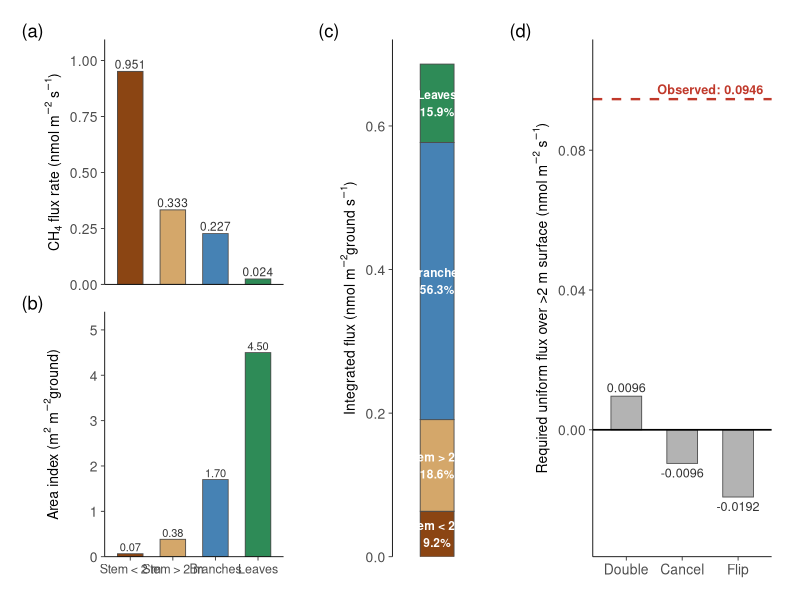
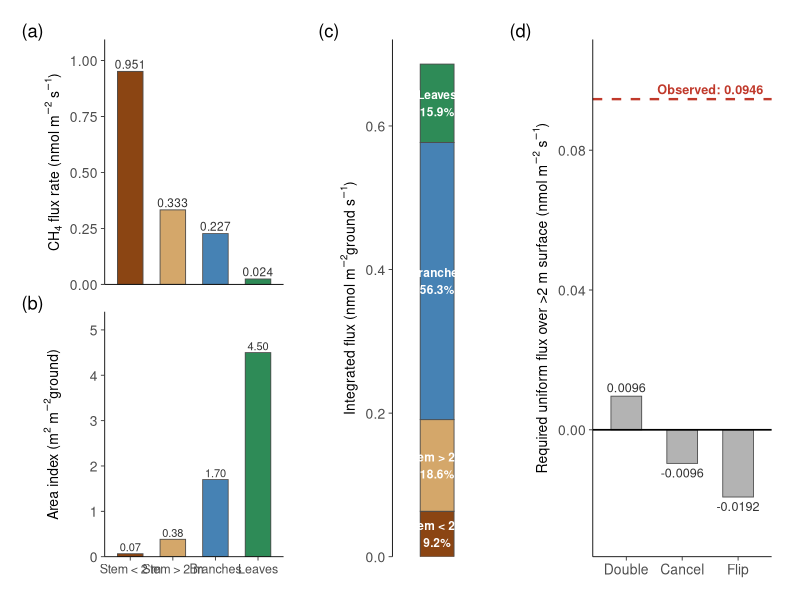

Write the R code that produced these figures, in order.
#!/usr/bin/env Rscript
# =============================================================================
# figure_sensitivity_breakeven.R
#
# Sensitivity analysis: stand-level CH₄ budget with vertical truncation at 2 m.
#
# All areas are expressed per m² ground area using Whittaker & Woodwell (1967)
# surface area indices for a temperate deciduous forest:
#   stem bark   = 0.45 m² / m² ground
#   branch bark = 1.70 m² / m² ground
#   LAI         = 4.5  m² / m² ground
#
# The cone taper model (26 m tree, 40 cm DBH) is used ONLY to partition the
# 0.45 m² of stem bark into below-2m vs above-2m fractions. Branches and
# leaves are entirely above 2 m.
#
# Part 1 — STAND-LEVEL BUDGET
#   Multiply observed per-tissue CH₄ flux rates by literature surface area
#   indices to get integrated flux per m² ground for each compartment:
#     (a) stem < 2 m
#     (b) stem ≥ 2 m
#     (c) branches
#     (d) leaves
#
# Part 2 — BREAK-EVEN THRESHOLDS
#   What uniform average flux rate across ALL >2 m surfaces would be needed to:
#     DOUBLE  — double the <2 m integrated emission
#     CANCEL  — exactly offset the <2 m emission (net = 0)
#     FLIP    — make the stand a net sink equal in magnitude to <2 m source
#
# Output: figure_sensitivity_breakeven.pdf/.png + tables to console
# =============================================================================

library(ggplot2)
library(dplyr)
library(tidyr)
library(patchwork)

# ═══════════════════════════════════════════════════════════════════════════════
# 1. SURFACE AREA INDICES (per m² ground)
# ═══════════════════════════════════════════════════════════════════════════════

# Whittaker & Woodwell (1967) stand-level indices
stem_bark_index   <- 0.45   # m² stem bark  / m² ground
branch_bark_index <- 1.70   # m² branch bark / m² ground
leaf_area_index   <- 4.5    # m² leaf / m² ground

# ── Cone taper model (only used to split stem into <2m / ≥2m) ───────────────
# Representative canopy tree: 26 m tall, 40 cm DBH
tree_height      <- 26      # m
dbh              <- 0.40    # m
dbh_height       <- 1.37    # m
base_radius      <- dbh / 2
height_above_dbh <- tree_height - dbh_height

radius_at <- function(h) {
  pmax(0, base_radius * (tree_height - h) / height_above_dbh)
}

cone_lateral_area <- function(h1, h2) {
  r1 <- radius_at(h1)
  r2 <- radius_at(h2)
  slant <- sqrt((h2 - h1)^2 + (r1 - r2)^2)
  pi * (r1 + r2) * slant
}

# Fraction of stem bark below 2 m (from cone geometry)
total_cone_area <- cone_lateral_area(0, tree_height)
cone_below_2m   <- cone_lateral_area(0, 2)
frac_stem_lt2   <- cone_below_2m / total_cone_area  # ~0.148

# ── Stand-level areas (m² surface per m² ground) ────────────────────────────
A_stem_lt2  <- stem_bark_index * frac_stem_lt2           # stem below 2 m
A_stem_ge2  <- stem_bark_index * (1 - frac_stem_lt2)     # stem above 2 m
A_branch    <- branch_bark_index                          # all branches (>2 m)
A_leaf      <- leaf_area_index                            # all leaves (>2 m)
A_gt2_total <- A_stem_ge2 + A_branch + A_leaf             # total >2 m surface
A_total     <- A_stem_lt2 + A_gt2_total                   # total tree surface

cat("═══════════════════════════════════════════════════════════════════\n")
cat("Stand-level surface areas (m² surface per m² ground)\n")
cat("  Whittaker & Woodwell (1967); cone split at 2 m\n")
cat("═══════════════════════════════════════════════════════════════════\n")
cat(sprintf("  Stem < 2 m:     %.4f  (%4.1f%% of total)\n",
            A_stem_lt2, 100 * A_stem_lt2 / A_total))
cat(sprintf("  Stem ≥ 2 m:     %.4f  (%4.1f%%)\n",
            A_stem_ge2, 100 * A_stem_ge2 / A_total))
cat(sprintf("  Branch bark:    %.4f  (%4.1f%%)\n",
            A_branch, 100 * A_branch / A_total))
cat(sprintf("  Leaf area:      %.4f  (%4.1f%%)\n",
            A_leaf, 100 * A_leaf / A_total))
cat(sprintf("  Total:          %.4f\n", A_total))
cat(sprintf("  Total > 2 m:    %.4f  (%4.1f%%)\n\n",
            A_gt2_total, 100 * A_gt2_total / A_total))

# ═══════════════════════════════════════════════════════════════════════════════
# 2. EMPIRICAL FLUX DATA (Harvard Forest)
# ═══════════════════════════════════════════════════════════════════════════════

dat <- read.csv(file.path("data processing", "goFlux_reprocessing",
                           "results", "canopy_flux_goFlux_compiled.csv"),
                stringsAsFactors = FALSE)

dat <- dat %>%
  filter(!(Species == "bg" & Tree_Tag == 3)) %>%
  mutate(Component = ifelse(Type == "leaf (shaded)", "leaf", Type)) %>%
  filter(!is.na(CH4_best.flux), !is.na(Height_m))

# Per-tissue flux summaries
stem_lt2_dat  <- dat %>% filter(Component == "stem", Height_m < 2)
stem_ge2_dat  <- dat %>% filter(Component == "stem", Height_m >= 2)
branch_dat    <- dat %>% filter(Component == "branch")
leaf_dat      <- dat %>% filter(Component == "leaf")

F_stem_lt2   <- mean(stem_lt2_dat$CH4_best.flux, na.rm = TRUE)
F_stem_ge2   <- mean(stem_ge2_dat$CH4_best.flux, na.rm = TRUE)
F_branch     <- mean(branch_dat$CH4_best.flux, na.rm = TRUE)
F_leaf       <- mean(leaf_dat$CH4_best.flux, na.rm = TRUE)

cat("═══════════════════════════════════════════════════════════════════\n")
cat("Empirical per-tissue CH₄ flux rates (nmol m⁻² s⁻¹)\n")
cat("═══════════════════════════════════════════════════════════════════\n")
cat(sprintf("  Stem <2 m:   mean = %.4f  median = %.4f  (n = %d)\n",
            F_stem_lt2,
            median(stem_lt2_dat$CH4_best.flux, na.rm = TRUE),
            nrow(stem_lt2_dat)))
cat(sprintf("  Stem ≥2 m:   mean = %.4f  median = %.4f  (n = %d)\n",
            F_stem_ge2,
            median(stem_ge2_dat$CH4_best.flux, na.rm = TRUE),
            nrow(stem_ge2_dat)))
cat(sprintf("  Branch:      mean = %.4f  median = %.4f  (n = %d)\n",
            F_branch,
            median(branch_dat$CH4_best.flux, na.rm = TRUE),
            nrow(branch_dat)))
cat(sprintf("  Leaf:        mean = %.4f  median = %.4f  (n = %d)\n\n",
            F_leaf,
            median(leaf_dat$CH4_best.flux, na.rm = TRUE),
            nrow(leaf_dat)))

# ═══════════════════════════════════════════════════════════════════════════════
# 3. STAND-LEVEL CH₄ BUDGET
#    Flux rate × area index = integrated flux per m² ground
# ═══════════════════════════════════════════════════════════════════════════════

budget <- tibble(
  compartment = c("Stem < 2 m", "Stem > 2 m", "Branches", "Leaves"),
  flux_rate   = c(F_stem_lt2, F_stem_ge2, F_branch, F_leaf),
  area_index  = c(A_stem_lt2, A_stem_ge2, A_branch, A_leaf)
) %>%
  mutate(
    integrated = flux_rate * area_index,              # nmol m⁻² ground s⁻¹
    pct        = 100 * integrated / sum(integrated)   # % of stand total
  )

# >2 m aggregate
gt2_integrated <- sum(budget$integrated[budget$compartment != "Stem < 2 m"])
total_integrated <- sum(budget$integrated)
gt2_pct <- 100 * gt2_integrated / total_integrated

cat("═══════════════════════════════════════════════════════════════════\n")
cat("Stand-level CH₄ budget (flux rate × area index)\n")
cat("  Units: nmol CH₄ per m² ground per second\n")
cat("═══════════════════════════════════════════════════════════════════\n")
cat(sprintf("  %-15s  %12s  %12s  %16s  %8s\n",
            "Compartment", "Flux rate", "Area index", "Integrated", "% total"))
cat(strrep("─", 70), "\n")
for (i in seq_len(nrow(budget))) {
  b <- budget[i, ]
  cat(sprintf("  %-15s  %11.4f   %11.4f    %14.4f   %6.1f%%\n",
              b$compartment, b$flux_rate, b$area_index, b$integrated, b$pct))
}
cat(strrep("─", 70), "\n")
cat(sprintf("  %-15s  %11s   %11.4f    %14.4f   %6.1f%%\n",
            "TOTAL", "", A_total, total_integrated, 100))
cat(sprintf("  %-15s  %11s   %11.4f    %14.4f   %6.1f%%\n\n",
            "All > 2 m", "", A_gt2_total, gt2_integrated, gt2_pct))

# Area-weighted mean flux across all >2 m surfaces
F_gt2_observed <- gt2_integrated / A_gt2_total
cat(sprintf("  Observed area-weighted mean flux >2 m: %.4f nmol m⁻² s⁻¹\n\n",
            F_gt2_observed))

# ═══════════════════════════════════════════════════════════════════════════════
# 4. BREAK-EVEN CALCULATION
#    What uniform flux across all >2 m surface (per m² of that surface)
#    would double / cancel / flip the <2 m emission?
# ═══════════════════════════════════════════════════════════════════════════════

baseline <- budget$integrated[budget$compartment == "Stem < 2 m"]  # nmol/m²ground/s

scenarios <- tibble(
  scenario    = c("Double", "Cancel", "Flip"),
  description = c("Net = 2× basal emission",
                   "Net = 0 (break-even)",
                   "Net = −1× basal (equal sink)"),
  multiplier  = c(2, 0, -1)
) %>%
  mutate(
    net_target     = multiplier * baseline,
    F_gt2_required = (net_target - baseline) / A_gt2_total
  )

cat("═══════════════════════════════════════════════════════════════════\n")
cat("Break-even analysis\n")
cat(sprintf("  Baseline (stem <2 m): %.4f nmol m⁻²ground s⁻¹\n", baseline))
cat(sprintf("  Total >2 m area index: %.4f m²surface / m²ground\n", A_gt2_total))
cat("═══════════════════════════════════════════════════════════════════\n")
cat(sprintf("  %-10s  %-35s  %18s\n",
            "Scenario", "Description", "Required F_gt2"))
cat(strrep("─", 70), "\n")
for (i in seq_len(nrow(scenarios))) {
  s <- scenarios[i, ]
  cat(sprintf("  %-10s  %-35s  %15.4f nmol m⁻² s⁻¹\n",
              s$scenario, s$description, s$F_gt2_required))
}
cat(sprintf("\n  Observed area-weighted >2 m flux:   %.4f nmol m⁻² s⁻¹\n",
            F_gt2_observed))
cat(sprintf("  Ratio observed / cancel threshold:  %.1f×\n\n",
            abs(F_gt2_observed / scenarios$F_gt2_required[scenarios$scenario == "Cancel"])))

# ═══════════════════════════════════════════════════════════════════════════════
# 5. FIGURES
# ═══════════════════════════════════════════════════════════════════════════════

# Compartment colors — consistent across panels
compartment_colors <- c(
  "Stem < 2 m"  = "#8B4513",   # saddle brown
  "Stem > 2 m"  = "#D4A76A",   # light tan
  "Branches"    = "#4682B4",   # steel blue
  "Leaves"      = "#2E8B57"    # sea green
)

# Scenario colors — distinct from compartment colors
scenario_colors <- c(
  "Double" = "#E8A87C",    # peach / apricot
  "Cancel" = "#A8A8A8",    # neutral grey
  "Flip"   = "#7B6BA1"     # muted purple
)

# ── Panel A: Per-tissue flux rates (top) and area indices (bottom) ────────────

# Use plain ASCII labels to avoid encoding issues with ≥
comp_labels <- c("Stem < 2 m", "Stem > 2 m", "Branches", "Leaves")

rate_data <- tibble(
  compartment = factor(comp_labels, levels = comp_labels),
  flux_rate   = c(F_stem_lt2, F_stem_ge2, F_branch, F_leaf),
  area_index  = c(A_stem_lt2, A_stem_ge2, A_branch, A_leaf),
  area_pct    = c(100 * A_stem_lt2 / A_total,
                  100 * A_stem_ge2 / A_total,
                  100 * A_branch / A_total,
                  100 * A_leaf / A_total)
)

# Top row: flux rates
p_rates <- ggplot(rate_data, aes(x = compartment, y = flux_rate,
                                  fill = compartment)) +
  geom_col(width = 0.6, color = "grey30", linewidth = 0.3) +
  geom_text(aes(label = sprintf("%.3f", flux_rate)),
            vjust = -0.3, size = 3, color = "grey20") +
  scale_fill_manual(values = setNames(unname(compartment_colors), comp_labels),
                    guide = "none") +
  scale_y_continuous(expand = expansion(mult = c(0, 0.15))) +
  labs(
    x = NULL,
    y = expression("CH"[4]~"flux rate (nmol m"^{-2}~"s"^{-1}*")")
  ) +
  theme_classic(base_size = 11) +
  theme(
    axis.line  = element_line(linewidth = 0.3),
    axis.ticks = element_line(linewidth = 0.3),
    axis.text  = element_text(size = 10),
    axis.text.x = element_blank(),
    axis.ticks.x = element_blank(),
    axis.title = element_text(size = 10),
    plot.margin = margin(10, 10, 2, 10)
  )

# Bottom row: area indices
p_area <- ggplot(rate_data, aes(x = compartment, y = area_index,
                                 fill = compartment)) +
  geom_col(width = 0.6, color = "grey30", linewidth = 0.3) +
  geom_text(aes(label = sprintf("%.2f", area_index)),
            vjust = -0.3, size = 2.8, color = "grey20") +
  scale_fill_manual(values = setNames(unname(compartment_colors), comp_labels),
                    guide = "none") +
  scale_y_continuous(expand = expansion(mult = c(0, 0.2))) +
  labs(
    x = NULL,
    y = expression("Area index (m"^{2}~"m"^{-2}*"ground)")
  ) +
  theme_classic(base_size = 11) +
  theme(
    axis.line  = element_line(linewidth = 0.3),
    axis.ticks = element_line(linewidth = 0.3),
    axis.text  = element_text(size = 10),
    axis.text.x = element_text(size = 9),
    axis.title = element_text(size = 10),
    plot.margin = margin(2, 10, 10, 10)
  )

# Stack into panel A
p_panel_a <- p_rates / p_area + plot_layout(heights = c(1, 1))

# ── Panel B: Integrated budget (stacked bar) ─────────────────────────────────

budget_plot <- budget
budget_plot$compartment <- factor(budget_plot$compartment,
  levels = c("Leaves", "Branches", "Stem > 2 m", "Stem < 2 m"))

p_budget <- ggplot(budget_plot, aes(x = 1, y = integrated, fill = compartment)) +
  geom_col(width = 0.5, color = "grey30", linewidth = 0.3) +
  geom_text(aes(label = sprintf("%s\n%.1f%%", compartment, pct)),
            position = position_stack(vjust = 0.5),
            size = 3, color = "white", fontface = "bold") +
  scale_fill_manual(values = compartment_colors, guide = "none") +
  scale_y_continuous(expand = expansion(mult = c(0, 0.05))) +
  labs(
    x = NULL,
    y = expression("Integrated flux (nmol m"^{-2}*"ground s"^{-1}*")")
  ) +
  coord_cartesian(xlim = c(0.4, 1.6)) +
  theme_classic(base_size = 11) +
  theme(
    axis.line.x  = element_blank(),
    axis.ticks.x = element_blank(),
    axis.text.x  = element_blank(),
    axis.line.y  = element_line(linewidth = 0.3),
    axis.ticks.y = element_line(linewidth = 0.3),
    axis.text.y  = element_text(size = 10),
    axis.title   = element_text(size = 10),
    plot.margin  = margin(10, 10, 10, 15)
  )

# ── Panel C: Break-even thresholds vs observed ───────────────────────────────

scenarios$scenario <- factor(scenarios$scenario,
  levels = c("Double", "Cancel", "Flip"))

p_breakeven <- ggplot(scenarios, aes(x = scenario, y = F_gt2_required)) +
  geom_col(width = 0.55, fill = "grey70", color = "grey30", linewidth = 0.3) +
  geom_hline(yintercept = 0, linewidth = 0.6, color = "black") +
  # Observed empirical rate
  geom_hline(yintercept = F_gt2_observed, linewidth = 0.8,
             linetype = "dashed", color = "#C0392B") +
  annotate("text", x = 3.45, y = F_gt2_observed,
           label = sprintf("Observed: %.4f", F_gt2_observed),
           hjust = 1, vjust = -0.5, size = 3.2, color = "#C0392B",
           fontface = "bold") +
  geom_text(aes(label = sprintf("%.4f", F_gt2_required),
                vjust = ifelse(F_gt2_required >= 0, -0.4, 1.4)),
            size = 3.2, color = "grey20") +
  scale_y_continuous(expand = expansion(mult = c(0.15, 0.15))) +
  labs(
    x = NULL,
    y = expression("Required uniform flux over >2 m surface (nmol m"^{-2}~"s"^{-1}*")")
  ) +
  theme_classic(base_size = 11) +
  theme(
    axis.line  = element_line(linewidth = 0.3),
    axis.ticks = element_line(linewidth = 0.3),
    axis.text  = element_text(size = 10),
    axis.title = element_text(size = 10),
    plot.margin = margin(10, 15, 10, 10)
  )

# ── Combine ──────────────────────────────────────────────────────────────────

combined <- (p_panel_a | p_budget | p_breakeven) +
  plot_layout(widths = c(2, 1, 2)) +
  plot_annotation(
    tag_levels = "a",
    tag_prefix = "(", tag_suffix = ")",
    theme = theme(plot.tag = element_text(size = 12, face = "bold"))
  )

# ═══════════════════════════════════════════════════════════════════════════════
# 6. SAVE
# ═══════════════════════════════════════════════════════════════════════════════

base_dir <- "/Users/jongewirtzman/My Drive/Research/whole_tree_flux"
out_dir  <- file.path(base_dir, "figures")
if (!dir.exists(out_dir)) dir.create(out_dir, recursive = TRUE)

ggsave(file.path(out_dir, "figure_sensitivity_breakeven.pdf"), combined,
       width = 12, height = 5.5, units = "in")
ggsave(file.path(out_dir, "figure_sensitivity_breakeven.png"), combined,
       width = 12, height = 5.5, units = "in", dpi = 300)

cat("Saved: figure_sensitivity_breakeven.pdf/.png\n")
